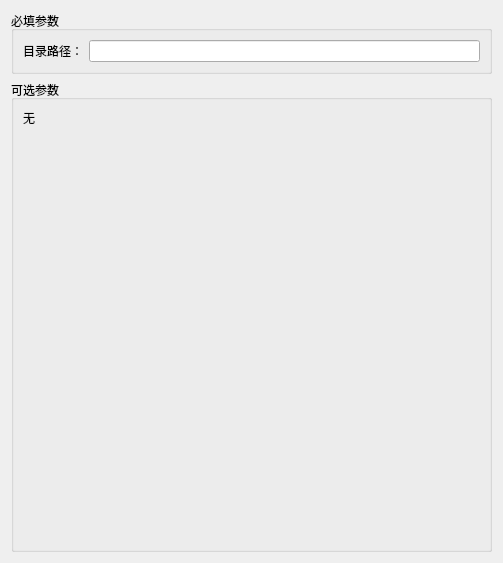
<?xml version="1.0" encoding="UTF-8"?>
<ui version="4.0">
 <class>DirCmdEditor</class>
 <widget class="QWidget" name="DirCmdEditor">
  <property name="geometry">
   <rect>
    <x>0</x>
    <y>0</y>
    <width>503</width>
    <height>563</height>
   </rect>
  </property>
  <property name="windowTitle">
   <string>Form</string>
  </property>
  <layout class="QVBoxLayout" name="verticalLayout">
   <item>
    <widget class="QGroupBox" name="groupBox">
     <property name="title">
      <string>必填参数</string>
     </property>
     <layout class="QVBoxLayout" name="verticalLayout_2">
      <item>
       <layout class="QGridLayout" name="gridLayout">
        <item row="0" column="0">
         <widget class="QLabel" name="label">
          <property name="text">
           <string>目录路径：</string>
          </property>
         </widget>
        </item>
        <item row="0" column="1">
         <layout class="QHBoxLayout" name="horizontalLayout">
          <item>
           <widget class="QLineEdit" name="lineEdit_arg_dirpath"/>
          </item>
         </layout>
        </item>
       </layout>
      </item>
     </layout>
    </widget>
   </item>
   <item>
    <widget class="QGroupBox" name="groupBox_2">
     <property name="title">
      <string>可选参数</string>
     </property>
     <layout class="QVBoxLayout" name="verticalLayout_3">
      <item>
       <layout class="QGridLayout" name="gridLayout_2">
        <item row="0" column="0">
         <widget class="QLabel" name="label_2">
          <property name="text">
           <string>无</string>
          </property>
         </widget>
        </item>
       </layout>
      </item>
      <item>
       <spacer name="verticalSpacer">
        <property name="orientation">
         <enum>Qt::Vertical</enum>
        </property>
        <property name="sizeHint" stdset="0">
         <size>
          <width>20</width>
          <height>40</height>
         </size>
        </property>
       </spacer>
      </item>
     </layout>
    </widget>
   </item>
  </layout>
 </widget>
 <resources/>
 <connections/>
</ui>
